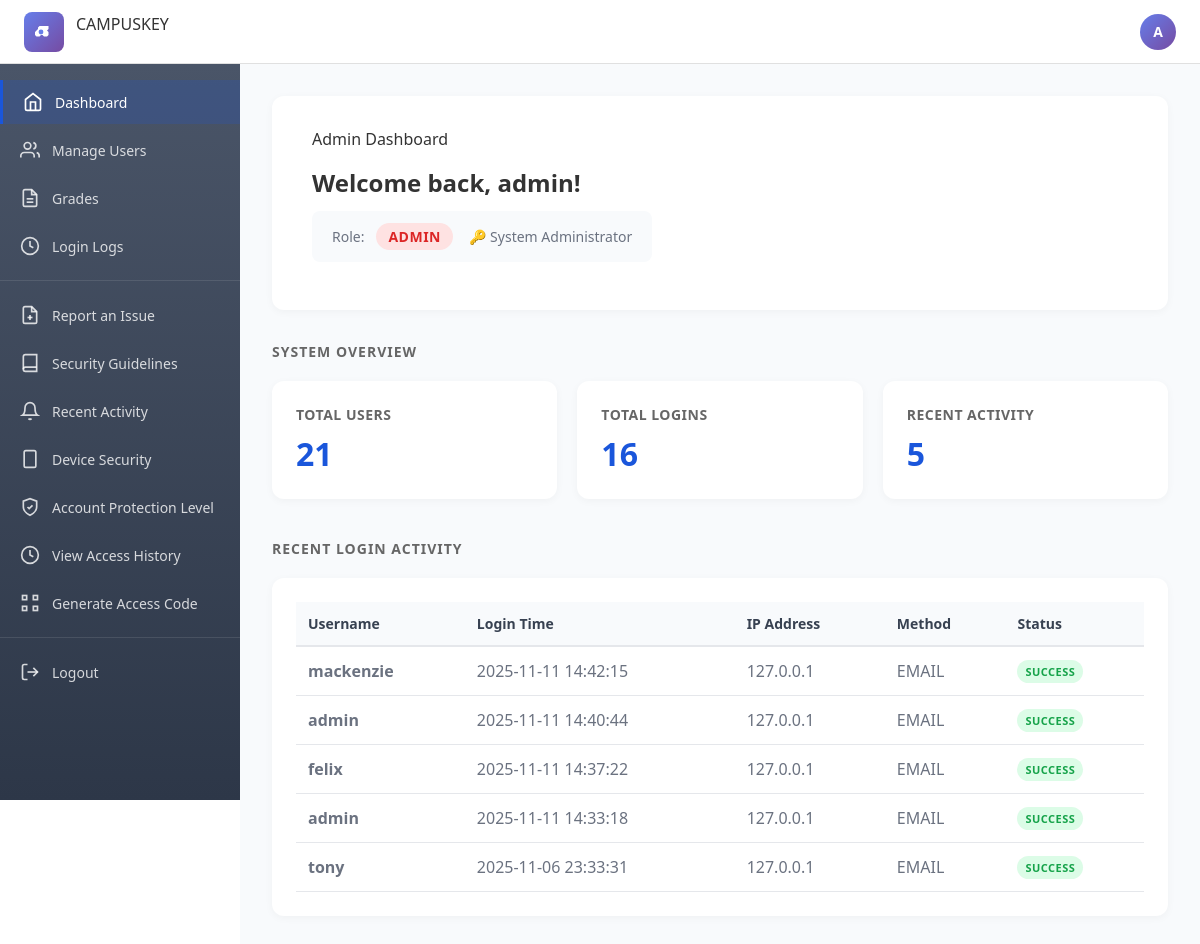
The page /admin/dashboard (signed in) on the database as committed earlier.
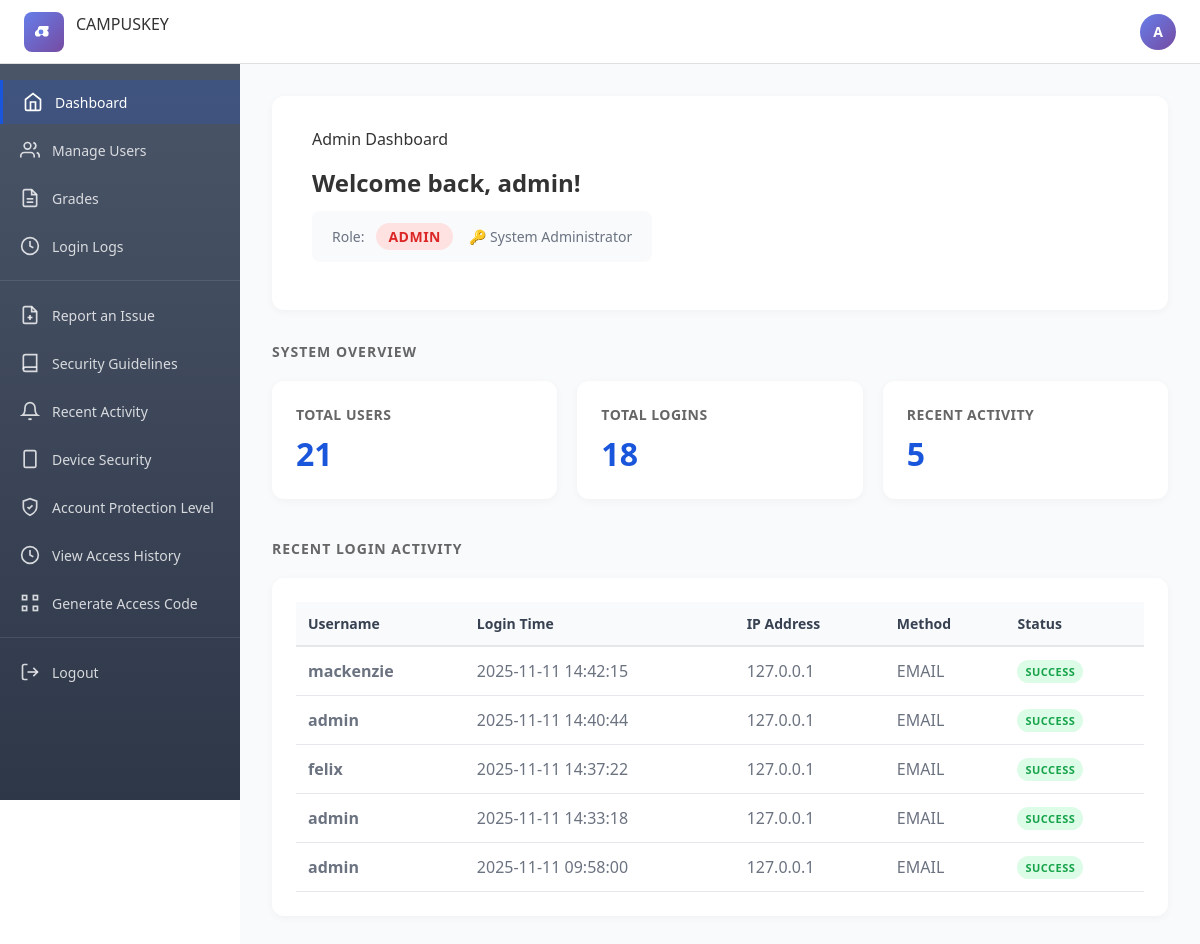
The same page on the database as committed later.
### models.py (models this page shows)
class LoginAttempt(db.Model):
    id = db.Column(db.Integer, primary_key=True)
    user_id = db.Column(db.Integer, db.ForeignKey('user.id'))
    username = db.Column(db.String(80), nullable=False)
    method = db.Column(db.String(20), nullable=False)  # otp, biometric, rfid, password
    status = db.Column(db.String(10), nullable=False)  # success, failed
    ip_address = db.Column(db.String(45))
    user_agent = db.Column(db.Text)
    timestamp = db.Column(db.DateTime, default=datetime.utcnow)
    user = db.relationship('User', backref=db.backref('login_attempts', lazy=True))

### app.py (the view)
@app.route('/admin/dashboard')
@login_required
def admin_dashboard():
    if current_user.username != 'admin' or current_user.role != 'admin':
        return "Access Denied. Only admin username can access this page.", 403
    user_data = {
        'username': current_user.username,           # Gets username from current user
        'role': current_user.role,                    # Gets role from current user
        'login_time': session.get('login_time', 'Now') # Gets login time from session, defaults to 'Now'
    }
    from models import LoginAttempt
    user_data['total_logins'] = LoginAttempt.query.filter_by(status='success').count()
    user_data['recent_logins'] = LoginAttempt.query.filter_by(status='success').order_by(LoginAttempt.timestamp.desc()).limit(5).all()
    user_data['total_users'] = User.query.count()
    return render_template('dashboards/admin_dashboard.html', data=user_data)

### app.py (called while the page is built)
@login_manager.user_loader
def load_user(user_id):
    return User.query.get(int(user_id))

@app.context_processor
def inject_user():
    from flask_login import current_user
    return dict(current_user=current_user)

### templates/dashboards/admin_dashboard.html (shortened to what this page needs)
{% extends "base.html" %}
{% block content %}
<div class="security-dashboard">
    <section class="dashboard-header">
        <h1 class="header-title">Admin Dashboard</h1>
        <div class="header-greeting">
            <h2>Welcome back, {{ data.username }}!</h2>
            <div class="role-badge">
                <span class="role-label">Role:</span>
                <span class="role-value role-admin">ADMIN</span>
                <span class="role-description">🔑 System Administrator</span>
            </div>
        </div>
    </section>
    <section class="security-section">
        <h2 class="section-header">SYSTEM OVERVIEW</h2>
        <div class="stats-grid">
            <div class="stat-card">
                <h3>Total Users</h3>
                <p class="stat-value">{{ data.total_users }}</p>
            </div>
            <div class="stat-card">
                <h3>Total Logins</h3>
                <p class="stat-value">{{ data.total_logins }}</p>
            </div>
            <div class="stat-card">
                <h3>Recent Activity</h3>
                <p class="stat-value">{{ data.recent_logins|length }}</p>
            </div>
        </div>
    </section>
    <section class="security-section">
        <h2 class="section-header">RECENT LOGIN ACTIVITY</h2>
        <div class="content-card">
            {% if data.recent_logins %}
            <table class="data-table">
                <thead>
                    <tr>
                        <th>Username</th>
                        <th>Login Time</th>
                        <th>IP Address</th>
                        <th>Method</th>
                        <th>Status</th>
                    </tr>
                </thead>
                <tbody>
                    {% for login in data.recent_logins %}
                    <tr>
                        <td><strong>{{ login.username }}</strong></td>
                        <td>{{ login.timestamp.strftime('%Y-%m-%d %H:%M:%S') }}</td>
                        <td>{{ login.ip_address }}</td>
                        <td>{{ login.method|upper }}</td>
                        <td><span class="status-badge success">{{ login.status|upper }}</span></td>
                    </tr>
                    {% endfor %}
                </tbody>
            </table>
            {% else %}
            <p>No recent logins found.</p>
            {% endif %}
        </div>
    </section>
</div>
{% endblock %}

Rows that differ between the two databases and show on the page:
no longer on this page (row unchanged): LoginAttempt: username "tony", timestamp "2025-11-06 23:33:31", ip_address "127.0.0.1", method "EMAIL", status "SUCCESS"
added LoginAttempt: username "admin", timestamp "2025-11-11 09:58:00", ip_address "127.0.0.1", method "EMAIL", status "SUCCESS"
Other text that changed with them:
{{ data.total_logins }}: "16" → "18"
